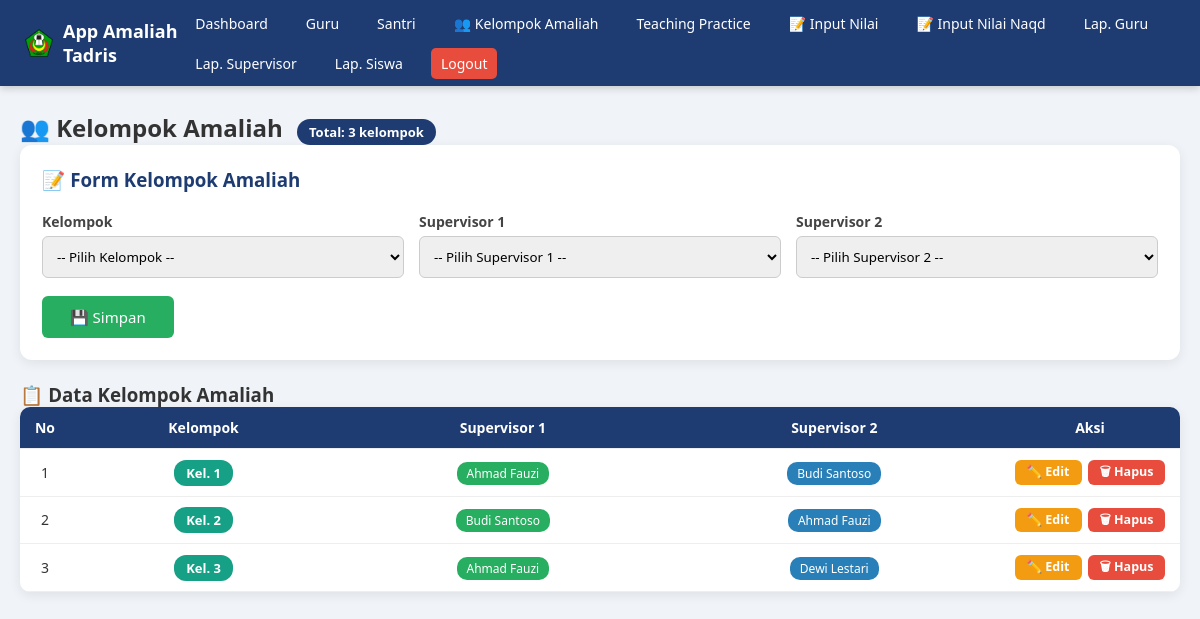
The page /kelompok_amaliah.php (signed in) on the database its author committed.
### tables this page shows
CREATE TABLE `kelompok_amaliah` (
  `id`           INT(11)      NOT NULL AUTO_INCREMENT,
  `kelompok`     INT(2)       NOT NULL,
  `supervisor1`  VARCHAR(100) DEFAULT NULL,
  `supervisor2`  VARCHAR(100) DEFAULT NULL,
  `created_at`   TIMESTAMP    DEFAULT CURRENT_TIMESTAMP,
  `updated_at`   TIMESTAMP    DEFAULT CURRENT_TIMESTAMP ON UPDATE CURRENT_TIMESTAMP,
  PRIMARY KEY (`id`),
  UNIQUE KEY `uniq_kelompok` (`kelompok`),
  KEY `idx_supervisor1` (`supervisor1`),
  KEY `idx_supervisor2` (`supervisor2`)
);

### kelompok_amaliah.php (the view, shortened to what this page needs)
<?php
require 'config/database.php';
$mode_edit = false;
$data = $conn->query("SELECT * FROM kelompok_amaliah ORDER BY kelompok");
$total = $conn->query("SELECT COUNT(*) AS t FROM kelompok_amaliah");
$total_row = $total ? ($total->fetch_assoc()['t'] ?? 0) : 0;
?>
<!DOCTYPE html>
<html>
<head>
<link rel="stylesheet" href="assets/css/style.css">
</head>
<body>
<?php include 'partials/navbar.php'; ?>
<div class="container">
    <h2>👥 Kelompok Amaliah
        <span class="counter-badge">Total: <?= $total_row ?> kelompok</span>
    </h2>
    <div class="form-card">
        <h3><?= $mode_edit ? '✏️ Edit Kelompok Amaliah' : '📝 Form Kelompok Amaliah' ?></h3>
        <form method="post">
            <div class="grid-3">
                <div>
                    <label>Kelompok</label>
                    <select name="kelompok" required>
                        <option value="">-- Pilih Kelompok --</option>
                    </select>
                </div>
                <div>
                    <label>Supervisor 1</label>
                    <select name="supervisor1" required>
                        <option value="">-- Pilih Supervisor 1 --</option>
                    </select>
                </div>
                <div>
                    <label>Supervisor 2</label>
                    <select name="supervisor2" required>
                        <option value="">-- Pilih Supervisor 2 --</option>
                    </select>
                </div>
            </div>
            <button type="submit" name="simpan">
                <?= $mode_edit ? '💾 Update' : '💾 Simpan' ?>
            </button>
        </form>
    </div>
    <h3>📋 Data Kelompok Amaliah</h3>
    <table>
        <thead>
            <tr>
                <th style="width:50px; text-align:center;">No</th>
                <th style="text-align:center;">Kelompok</th>
                <th style="text-align:center;">Supervisor 1</th>
                <th style="text-align:center;">Supervisor 2</th>
                <th style="width:180px; text-align:center;">Aksi</th>
            </tr>
        </thead>
        <tbody>
        <?php if ($data->num_rows > 0): ?>
            <?php $i=1; while($d=$data->fetch_assoc()): ?>
            <tr>
                <td style="text-align:center;"><?=$i++?></td>
                <td style="text-align:center;">
                    <span class="badge-kelompok">Kel. <?=htmlspecialchars($d['kelompok'])?></span>
                </td>
                <td style="text-align:center;">
                    <span class="badge-sup"><?=htmlspecialchars($d['supervisor1'] ?? '-')?></span>
                </td>
                <td style="text-align:center;">
                    <span class="badge-sup2"><?=htmlspecialchars($d['supervisor2'] ?? '-')?></span>
                </td>
                <td class="aksi-cell">
                    <div class="aksi-wrap">
                        <a href="?edit=<?=$d['id']?>" class="btn-aksi btn-edit" title="Edit data">
                            ✏️ Edit
                        </a>
                        <a href="?hapus=<?=$d['id']?>"
                           onclick="return confirm('Hapus data Kelompok <?=htmlspecialchars($d['kelompok'])?>?')"
                           class="btn-aksi btn-hapus" title="Hapus data">
                            🗑 Hapus
                        </a>
                    </div>
                </td>
            </tr>
            <?php endwhile; ?>
        <?php endif; ?>
        </tbody>
    </table>
</div>
</body>
</html>

### assets/css/style.css (style rules this page uses)
* { margin:0; padding:0; box-sizing:border-box; font-family:'Segoe UI',sans-serif; }
body { background:#f0f4f8; color:#333; }
.container { max-width:1200px; margin:25px auto; padding:0 20px; }
.grid-3 { display:grid; grid-template-columns:repeat(3,1fr); gap:15px; }
.form-card { background:#fff; padding:22px; border-radius:12px; box-shadow:0 3px 12px rgba(0,0,0,.08); margin-bottom:22px; }
.form-card label { display:block; margin-top:10px; font-weight:600; font-size:14px; color:#444; }
.form-card input, .form-card select { width:100%; padding:10px; margin-top:5px; border:1px solid #ccc; border-radius:6px; }
.form-card button { margin-top:18px; padding:11px 28px; background:#27ae60; color:#fff; border:none; border-radius:6px; cursor:pointer; font-size:15px; }
.form-card h3 { color:#1e3c72; margin-bottom:10px; }
table { width:100%; background:#fff; border-collapse:collapse; border-radius:10px; overflow:hidden; box-shadow:0 3px 12px rgba(0,0,0,.08); }
th, td { padding:11px 14px; text-align:left; border-bottom:1px solid #eee; font-size:14px; }
th { background:#1e3c72; color:#fff; font-weight:600; }

### kelompok_amaliah.php (style rules this page uses)
.counter-badge { display:inline-block; background:#1e3c72; color:#fff; padding:4px 12px; border-radius:20px; font-size:13px; margin-left:8px; }
.badge-kelompok { background:#16a085; color:#fff; padding:4px 12px; border-radius:12px; font-size:13px; font-weight:bold; }
.badge-sup { background:#27ae60; color:#fff; padding:3px 10px; border-radius:10px; font-size:12px; }
.badge-sup2 { background:#2980b9; color:#fff; padding:3px 10px; border-radius:10px; font-size:12px; }
.aksi-wrap { display: flex; gap: 6px; justify-content: center; align-items: center; flex-wrap: nowrap; }
.btn-aksi { display: inline-flex; align-items: center; gap: 5px; padding: 6px 12px; border-radius: 6px; font-size: 12.5px; font-weight: 600; text-decoration: none; color: #fff; border: none; cursor: pointer; transition: .15s; line-height: 1; white-space: nowrap; }
.btn-edit { background: #f39c12; }
.btn-hapus { background: #e74c3c; }
table td.aksi-cell { text-align: center; vertical-align: middle; }
table tbody tr { transition: background .15s; }

### rows shown on the page
kelompok_amaliah: kelompok "1", supervisor1 "Ahmad Fauzi", supervisor2 "Budi Santoso"
kelompok_amaliah: kelompok "2", supervisor1 "Budi Santoso", supervisor2 "Ahmad Fauzi"
kelompok_amaliah: kelompok "3", supervisor1 "Ahmad Fauzi", supervisor2 "Dewi Lestari"

### other values the page prints
$total_row "3"
